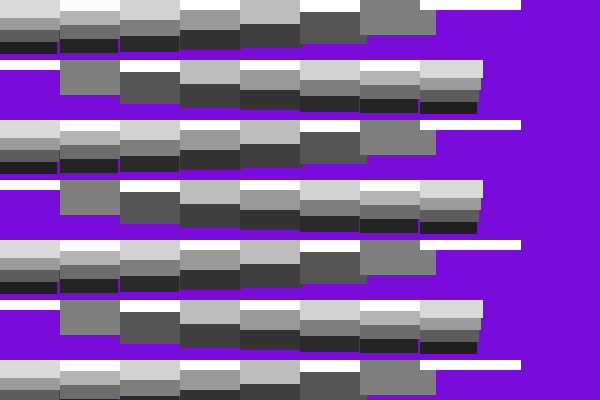
Frame 1 (no input)
Frame 2 (the mouse pressed at the canvas centre, redrawn once): identical to frame 1, image omitted

The Processing sketch that drew this single still picture (run headless with seeded random() and noise(); the mouse was pressed at the canvas centre and the sketch redrawn once):

// Processing sketch: processing_186671
// ── processing_186671.pde

void setup() {
  size(600,400);
  background(#790BDB);
  noStroke();
  noLoop();
}

void draw() {
  drawDNA(width*0, height*0.15, 50, 1);
  drawDNA(width*0.1, height*0.15, 50, 2);
  drawDNA(width*0.2, height*0.15, 50, 3);
  drawDNA(width*0.3, height*0.15, 50, 4);
  drawDNA(width*0.4, height*0.15, 50, 5);
  drawDNA(width*0.5, height*0.15, 50, 6);
  drawDNA(width*0.6, height*0.15, 50, 7);
  drawDNA(width*0.7, height*0.15, 50, 8);
  
  drawDNA(width*0, height*0, 50, 8);
  drawDNA(width*0.1, height*0, 50, 7);
  drawDNA(width*0.2, height*0, 50, 6);
  drawDNA(width*0.3, height*0, 50, 5);
  drawDNA(width*0.4, height*0, 50, 4);
  drawDNA(width*0.5, height*0, 50, 3);
  drawDNA(width*0.6, height*0, 50, 2);
  drawDNA(width*0.7, height*0, 50, 1);
  
  drawDNA(width*0, height*0.3, 50, 8);
  drawDNA(width*0.1, height*0.3, 50, 7);
  drawDNA(width*0.2, height*0.3, 50, 6);
  drawDNA(width*0.3, height*0.3, 50, 5);
  drawDNA(width*0.4, height*0.3, 50, 4);
  drawDNA(width*0.5, height*0.3, 50, 3);
  drawDNA(width*0.6, height*0.3, 50, 2);
  drawDNA(width*0.7, height*0.3, 50, 1);

 drawDNA(width*0, height*0.45, 50, 1);
  drawDNA(width*0.1, height*0.45, 50, 2);
  drawDNA(width*0.2, height*0.45, 50, 3);
  drawDNA(width*0.3, height*0.45, 50, 4);
  drawDNA(width*0.4, height*0.45, 50, 5);
  drawDNA(width*0.5, height*0.45, 50, 6);
  drawDNA(width*0.6, height*0.45, 50, 7);
  drawDNA(width*0.7, height*0.45, 50, 8);
  
  drawDNA(width*0, height*0.6, 50, 8);
  drawDNA(width*0.1, height*0.6, 50, 7);
  drawDNA(width*0.2, height*0.6, 50, 6);
  drawDNA(width*0.3, height*0.6, 50, 5);
  drawDNA(width*0.4, height*0.6, 50, 4);
  drawDNA(width*0.5, height*0.6, 50, 3);
  drawDNA(width*0.6, height*0.6, 50, 2);
  drawDNA(width*0.7, height*0.6, 50, 1);
  
  drawDNA(width*0, height*0.75, 50, 1);
  drawDNA(width*0.1, height*0.75, 50, 2);
  drawDNA(width*0.2, height*0.75, 50, 3);
  drawDNA(width*0.3, height*0.75, 50, 4);
  drawDNA(width*0.4, height*0.75, 50, 5);
  drawDNA(width*0.5, height*0.75, 50, 6);
  drawDNA(width*0.6, height*0.75, 50, 7);
  drawDNA(width*0.7, height*0.75, 50, 8);
  
  drawDNA(width*0, height*0.9, 50, 8);
  drawDNA(width*0.1, height*0.9, 50, 7);
  drawDNA(width*0.2, height*0.9, 50, 6);
  drawDNA(width*0.3, height*0.9, 50, 5);
  drawDNA(width*0.4, height*0.9, 50, 4);
  drawDNA(width*0.5, height*0.9, 50, 3);
  drawDNA(width*0.6, height*0.9, 50, 2);
  drawDNA(width*0.7, height*0.9, 50, 1);
  
 }

void drawDNA(float a, float b, int squ, int n) {
  float colorNum = 255/n;
  float steps = 50/n;
  for (int i = 0; i++ < n; i++) {
    fill(i*colorNum);
    rect(a, b, 50 + i+steps, 60 - i*steps);
  }
}
